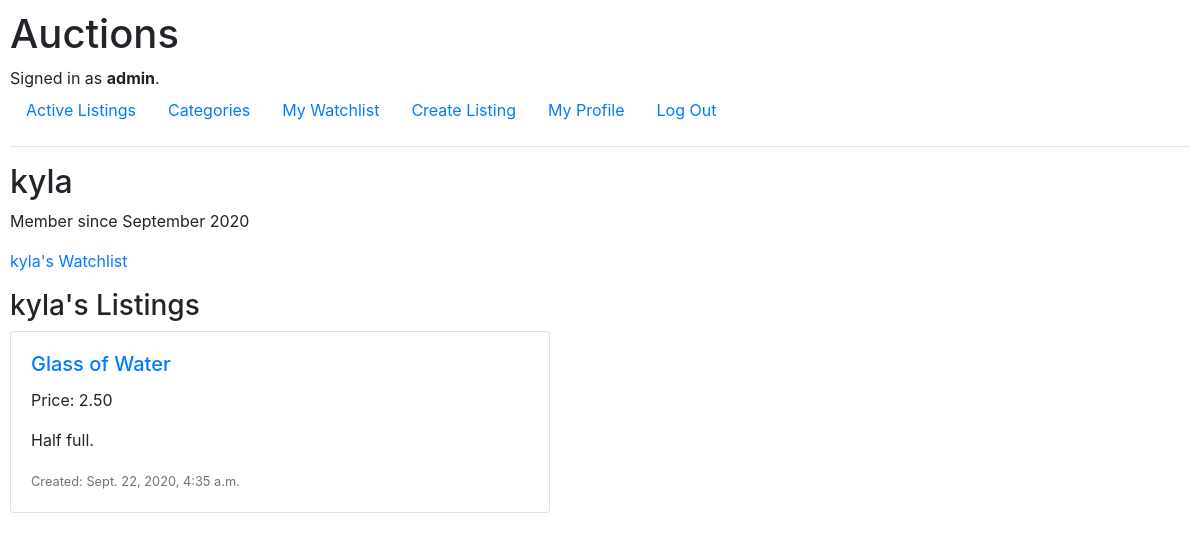
Page /user/kyla (signed in) on the committed database.
### auctions/models.py (models this page shows, shortened)
class User(AbstractUser):
    pass

class Listing(models.Model):
    CATEGORIES = [
        ('0', 'No Category'),
        ('1', 'Arts and Crafts'),
        ('2', 'Books'),
        ('3', 'DVDs and Movies'),
        ('4', 'Electronics'),
        ('5', 'Fashion'),
        ('6', 'Health and Beauty'),
        ('7', 'Home'),
        ('8', 'Music'),
        ('9', "Toys"),
        ('10', "Video Games")
    ]
    user = models.ForeignKey(User, on_delete=models.CASCADE, related_name="listings")
    title = models.CharField(max_length=60, blank=False)
    description = models.CharField(max_length=280, blank=False) # same as a tweet :)
    starting_price = models.DecimalField(decimal_places=2, max_digits=10, blank=False, validators=[MinValueValidator(0)])
    category = models.CharField(max_length=2, choices=CATEGORIES, default='0')
    image_link = models.URLField(blank=True, default="")
    creation_time = models.DateTimeField(auto_now_add=True)
    is_active = models.BooleanField(default=True, null=False)
    watchers = models.ManyToManyField('User', blank=True, related_name="watchlist")
    def get_price(self):
        price = self.bids.order_by('-amount').first()
        if price is None:
            price = self.starting_price
        else:
            price = price.amount
        return price

class Bid(models.Model):
    listing = models.ForeignKey(Listing, on_delete=models.CASCADE, related_name="bids", null=True)
    user = models.ForeignKey(User, on_delete=models.CASCADE, related_name="bids", null=True)
    amount = models.DecimalField(decimal_places=2, max_digits=10, blank=False, validators=[MinValueValidator(0)])
    time_placed = models.DateTimeField(auto_now_add=True)

### auctions/views.py (the view)
# urls.py: path("user/<str:username>", views.profile, name="profile"),
def profile(request, username):
    not_found = False
    if request.user.is_authenticated and request.user.username == username:
        is_my_profile = True
        username = request.user
    else:
        is_my_profile = False
        try:
            username = User.objects.get(username=username)
        except User.DoesNotExist:
            not_found = True
    return render(request, "auctions/profile.html", {
        "is_my_profile": is_my_profile,
        "not_found": not_found,
        "username": username,
        "listings": Listing.objects.filter(is_active=True, user=User.objects.get(username=username))
    })

### auctions/templates/auctions/profile.html (shortened to what this page needs)
{% extends "auctions/layout.html" %}
{% block body %}
    {% if not_found %}
        <h2>The user <strong>{{ username }}</strong> does not exist.</h2>
    {% else %}
        {% if is_my_profile %}
            <h2>My Profile</h2>
            <p>Member since {{ username.date_joined|date:'F Y' }}</p>
            <p>Username: {{ username.username }}</p>
            <p>Email: {{ username.email }}</p>
            <h3>My Listings</h3>
        {% else %}
            <h2>{{ username.username }}</h2>
            <p>Member since {{ username.date_joined|date:'F Y' }}</p>
            <p><a href="{% url 'watchlist' username.username %}">{{ username.username }}'s Watchlist</a></p>
            <h3>{{ username.username }}'s Listings</h3>
        {% endif %}
        {% for item in listings %}
            <div class="card mb-3" style="max-width: 540px;">
                <div class="row no-gutters">
                    <div class="col-md-8">
                        <div class="card-body">
                            <h5 class="card-title"><a href="{% url 'listing' item.pk %}">{{ item.title }}</a></h5>
                            <p class="card-text">Price: {{ item.get_price }}</p>
                            <p class="card-text">{{ item.description }}</p>
                            <p class="card-text"><small class="text-muted">Created: {{ item.creation_time }}</small></p>
                        </div>
                    </div>
                </div>
            </div>
        {% endfor %}
    {% endif %}
{% endblock %}

### auctions/templates/auctions/layout.html (shortened to what this page needs)
{% load static %}
<!DOCTYPE html>
<html lang="en">
    <head>
        <link rel="stylesheet" href="https://stackpath.bootstrapcdn.com/bootstrap/4.4.1/css/bootstrap.min.css">
        <link href="{% static 'auctions/styles.css' %}" rel="stylesheet">
    </head>
    <body>
        <h1>Auctions</h1>
        <div>
            {% if user.is_authenticated %}
                Signed in as <strong>{{ user.username }}</strong>.
            {% else %}
                Not signed in.
            {% endif %}
        </div>
        <ul class="nav">
            <li class="nav-item">
                <a class="nav-link" href="{% url 'index' %}">Active Listings</a>
            </li>
            <li class="nav-item">
                <a class="nav-link" href="{% url 'categories' %}">Categories</a>
            </li>
            {% if user.is_authenticated %}
                <li class="nav-item">
                    <a class="nav-link" href="{% url 'watchlist' user.username %}">My Watchlist</a>
                </li>
                <li class="nav-item">
                    <a class="nav-link" href="{% url 'create-listing' %}">Create Listing</a>
                </li>
                <li class="nav-item">
                    <a class="nav-link" href="{% url 'profile' user.username %}">My Profile</a>
                </li>
                <li class="nav-item">
                    <a class="nav-link" href="{% url 'logout' %}">Log Out</a>
                </li>
            {% endif %}
        </ul>
        <hr>
        {% block body %}
        {% endblock %}
    </body>
</html>

### auctions/static/auctions/styles.css (style rules this page uses)
body { padding: 10px; }

### rows in the picture
User: username "admin"
User: username "kyla", date_joined "September 2020"
Listing: title "Glass of Water", get_price "2.50", description "Half full.", creation_time "Sept. 22, 2020, 4:35 a.m."
